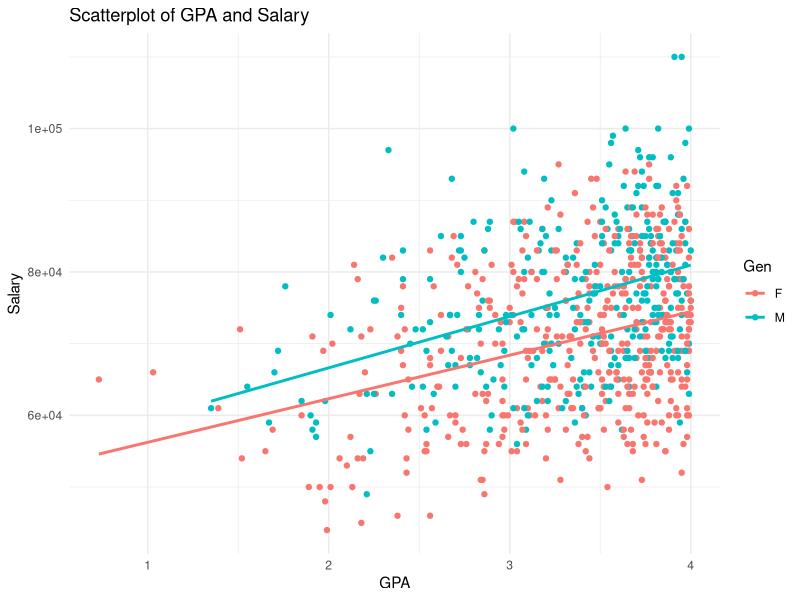
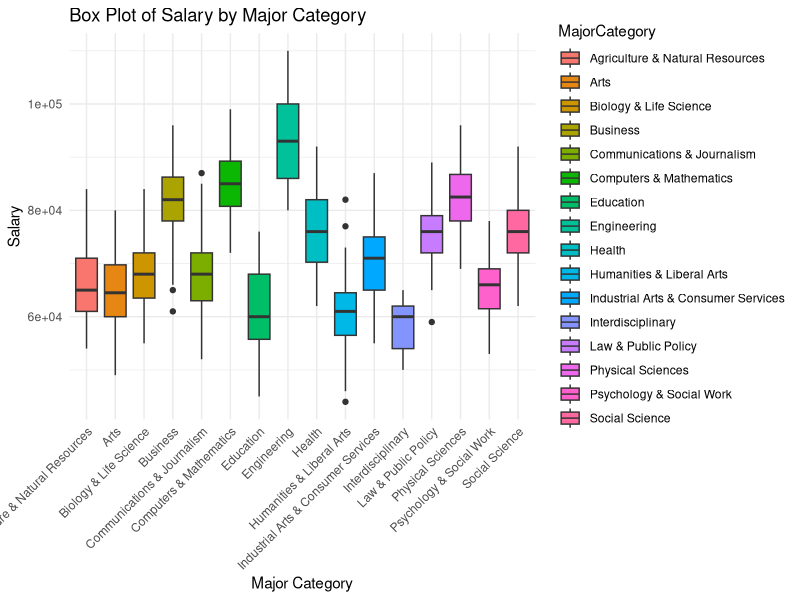
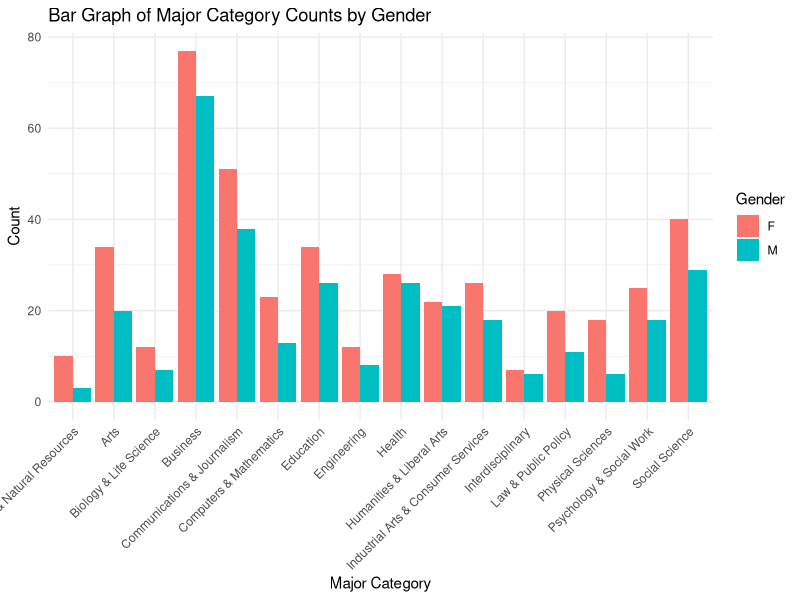
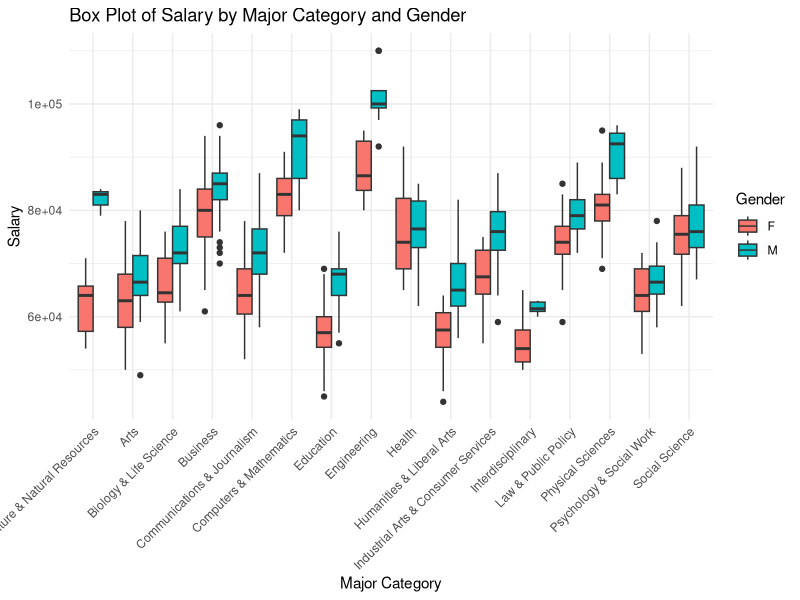
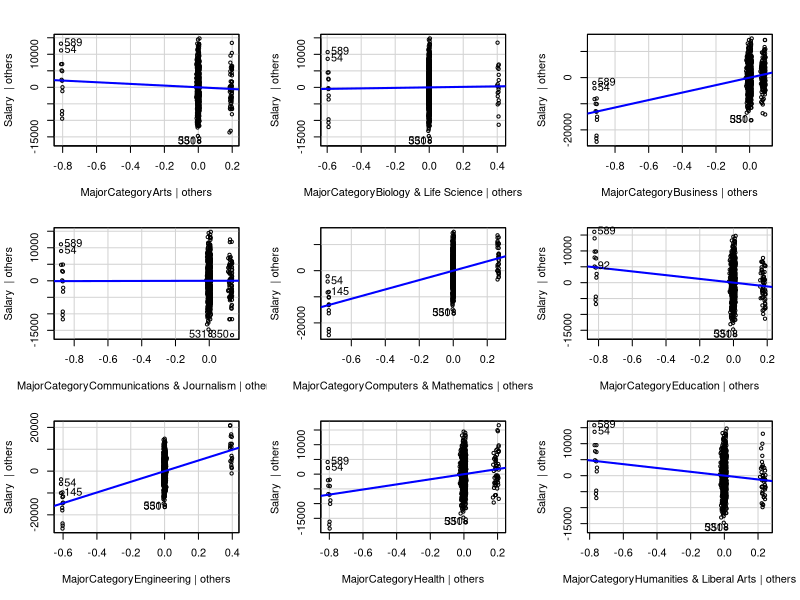
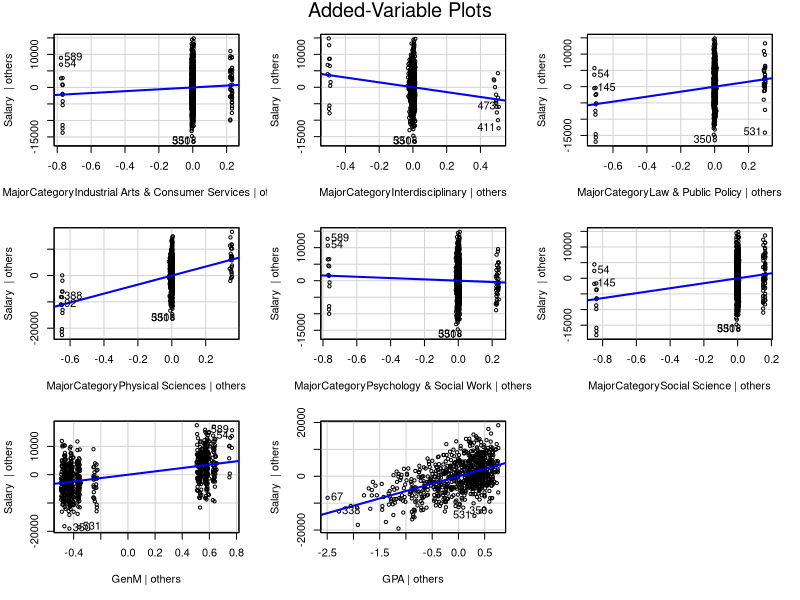
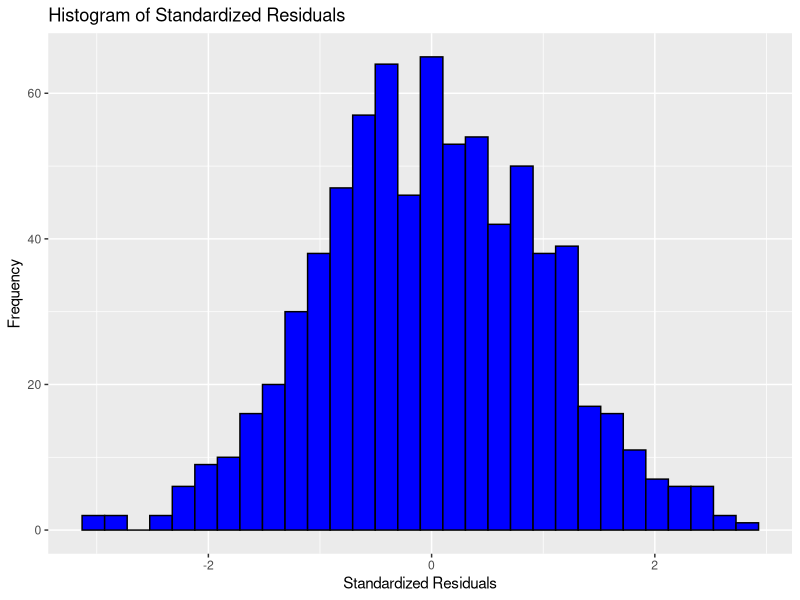
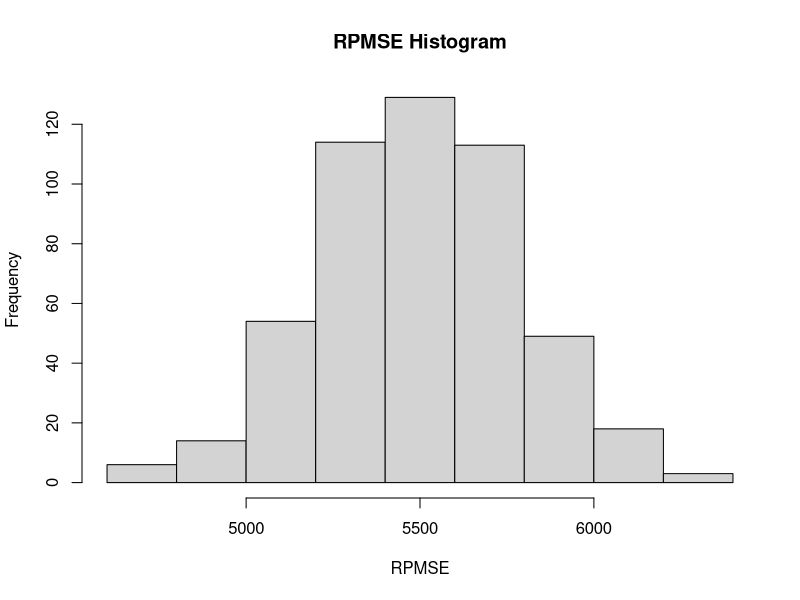

Recreate these plots in R, in order.
## ---- chunk 1
knitr::opts_chunk$set(echo = TRUE)

library(tidyverse)
library(knitr)
library(ggplot2)
library(GGally)
library(car)
library(MASS)
library(lmtest)
library(vroom)

#Analysis Questions:

## Read in data
sal <- vroom("Salary.csv")
sal$MajorCategory <- as.factor(sal$MajorCategory)
sal$Gen <- as.factor(sal$Gen)
# head(sal)
## ---- chunk 2
ggplot(sal, aes(x = GPA, y = Salary, color = Gen)) +
  geom_point() +
  geom_smooth(method = "lm", se = FALSE, formula = y ~ x, aes(group = Gen)) +
  labs(title = "Scatterplot of GPA and Salary",
       x = "GPA",
       y = "Salary") +  
  theme_minimal()
## ---- chunk 3
ggplot(sal, aes(x = MajorCategory, y = Salary, fill = MajorCategory)) +
  geom_boxplot() +
  labs(title = "Box Plot of Salary by Major Category",
       x = "Major Category",
       y = "Salary") +
  theme_minimal() +
  theme(axis.text.x = element_text(angle = 45, hjust = 1)) 
## ---- chunk 4
ggplot(sal, aes(x = MajorCategory, fill = Gen)) +
  geom_bar(position = "dodge") +
  labs(title = "Bar Graph of Major Category Counts by Gender",
       x = "Major Category",
       y = "Count",
       fill = "Gender") +
  theme_minimal() +
  theme(axis.text.x = element_text(angle = 45, hjust = 1))  
## ---- chunk 5
sal.lm <- lm(Salary ~., data=sal)
summary(sal.lm)

X <- model.matrix(Salary ~., data=sal)
y <- sal$Salary
bhat <- solve(t(X)%*%X)%*%t(X)%*%y
bhat_table <- as.table(bhat)

# Estimate of residual variance
s2 <- t(y-X %*% bhat)%*% (y-X%*%bhat) /(nrow(sal)-ncol(X))
s2

sqrt(s2)
sigma(sal.lm)

# R^2
summary(sal.lm)$r.squared
## ---- chunk 6
ggplot(sal, aes(x = MajorCategory, y = Salary, fill = Gen)) +
  geom_boxplot(position = "dodge") +
  labs(title = "Box Plot of Salary by Major Category and Gender",
       x = "Major Category",
       y = "Salary",
       fill = "Gender") +
  theme_minimal() +
  theme(axis.text.x = element_text(angle = 45, hjust = 1))
## ---- chunk 7
# interaction.plot(x.factor = sal$MajorCategory, trace.factor = sal$Gen, response = sal$Salary)
# interaction.plot(x.factor = sal$Gen, trace.factor = sal$MajorCategory, response = sal$Salary)
# head(sal)
## ---- chunk 8
summary(sal.lm)$fstatistic[1]
# sal.lm.no.gpa <- lm(Salary ~ MajorCategory + Gen, data = sal)
# summary(sal.lm)
# 
# summary(sal.lm.no.gpa)
# sal.lm.int<- lm(Salary ~ MajorCategory*Gen, data = sal)
# anova(sal.lm.int, sal.lm.no.gpa)


sal.full <- lm(Salary ~ MajorCategory + Gen + GPA +MajorCategory:Gen, data = sal)
summary(sal.full)

anova(sal.full, sal.lm)
# We want to know if MajorCategory Gen interaction is significant WHILE account for GPA 
# f value is 4.3 p value is ~0

## MOVING FORWARD, WE NEED TO INCLUDE INTERACTION BC IT WAS SIGNIFICANT
## ---- chunk 9
car::avPlots(sal.lm)
## ---- chunk 10
ggplot() +
  geom_histogram(mapping = aes(x = MASS::stdres(sal.lm)), bins = 30, fill = "blue", color = "black") +
  labs(title = "Histogram of Standardized Residuals",
       x = "Standardized Residuals",
       y = "Frequency")

ks.test(MASS::stdres(sal.lm), "pnorm")
## ---- chunk 11
sal.lm
## ---- chunk 12

## MUST ADD IN ALL INTERACTION COEFFICIENTS
## difference factor should have two ones - Gen:Math=1 and Gen=1

#matrix nrow=1
sal_stem <- sal %>%
  filter(MajorCategory=='Computers & Mathematics') 
sal_stem

summary(sal.lm)

a1 <- c(1,0,0,0,0,1,0,0,0,0,0,0,0,0,0,0,1,0)
a2 <- c(1,0,0,0,0,1,0,0,0,0,0,0,0,0,0,0,0,0)
#length(a2)
#t(a1)%*%bhat
#t(a2)%*%bhat
#difference
t(a1-a2)%*%bhat
my.test <- multcomp::glht(sal.lm, linfct=t(a1-a2), alternative="greater")
summary(my.test)
confint(my.test, level = 0.95)
## ---- chunk 13
new.x <- data.frame(MajorCategory='Computers & Mathematics', GPA = 3.0, Gen="M")
predict.lm(sal.lm, new.x, interval="prediction", level=0.95)
## ---- chunk 14
n.cv <- 500 #Number of CV studies to run
n.test <- nrow(sal)*.2 #Number of observations in a test set
rpmse <- rep(x=NA, times=n.cv)
bias <- rep(x=NA, times=n.cv)
wid <- rep(x=NA, times=n.cv)
cvg <- rep(x=NA, times=n.cv)
n <- nrow(sal)


for(cv in 1:n.cv){
  ## Select test observations
  test.obs <- sample(x=1:n, size=n.test)
  
  ## Split into test and training sets
  test.set <- sal[test.obs,]
  train.set <- sal[-test.obs,]
  
  ## Fit a lm() using the training data
  train.lm <- lm(Salary ~., data=train.set)
  
  ## Generate predictions for the test set
  my.preds <- predict.lm(train.lm, newdata=test.set, interval="prediction")
  
  ## Calculate bias
  bias[cv] <- mean(my.preds[,'fit']-test.set[['Salary']])
  
  ## Calculate RPMSE
  rpmse[cv] <- (test.set[['Salary']]-my.preds[,'fit'])^2 %>% mean() %>% sqrt()
  
  ## Calculate Coverage
  cvg[cv] <- ((test.set[['Salary']] > my.preds[,'lwr']) & (test.set[['Salary']] < my.preds[,'upr'])) %>% mean()
  
  ## Calculate Width
  wid[cv] <- (my.preds[,'upr'] - my.preds[,'lwr']) %>% mean()
  
}

# RPMSE
hist(rpmse, main="RPMSE Histogram", xlab="RPMSE")

# Width histogram
hist(wid, main="Width Histogram", xlab="Width")

## ---- chunk 15
n <- nrow(sal)
rpmse <- rep(x=NA, times=n)
wid <- rep(x=NA, times=n)



for(i in 1:n){
  ## Select test observations

  
  ## Split into test and training sets
  test.set <- sal[i,]
  train.set <- sal[-i,]
  
  ## Fit a lm() using the training data
  train.lm <- lm(Salary ~.+MajorCategory:Gen, data=train.set)
  
  ## Generate predictions for the test set
  my.preds <- predict.lm(train.lm, newdata=test.set, interval="prediction")
  
  
  ## Calculate RPMSE
  rpmse[i] <- (test.set[['Salary']]-my.preds[,'fit'])^2 %>% mean() %>% sqrt()
  
  
  ## Calculate Width
  wid[i] <- (my.preds[,'upr'] - my.preds[,'lwr']) %>% mean()
  
}

# RPMSE
hist(rpmse, main="RPMSE Histogram", xlab="RPMSE")
mean(rpmse) #rpmse is how off you are on average 

# Width histogram
hist(wid, main="Width Histogram", xlab="Width")
mean(wid)
